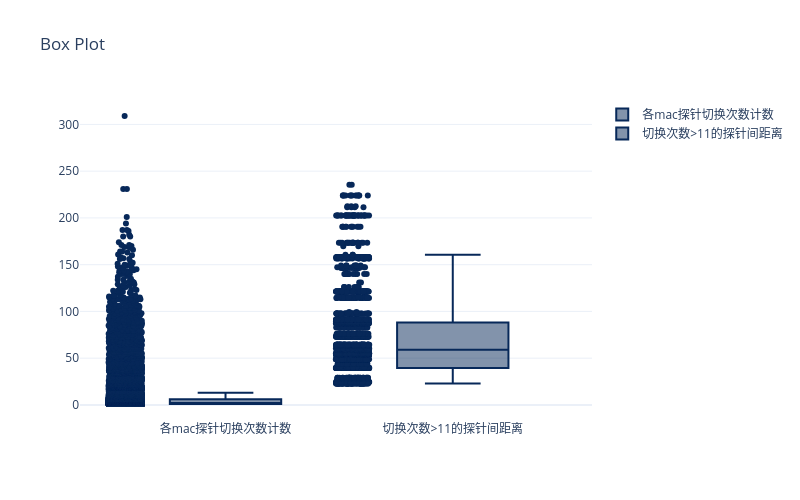

Notebook source saved alongside this figure:
### Code cell
#上限为11，当两个探针间切换次数超过11，则将这两个探针的轨迹视为跳动轨迹
#当之间距离>=160.5.9/88.04,则不视为跳动轨迹
myplot.Boxes([(df_count['count'],"各mac探针切换次数计数"),
              (df_count[df_count['count']>11].distance,'切换次数>11的探针间距离'),
              ])

### Figure 1 — Plotly figure (JSON) as saved in the notebook; plotly's stock layout.template omitted (floating-point values rounded to 4 significant figures; data arrays with more than 128 entries replaced by an {"elided": "..."} marker saying what was removed)
{"data": [{"boxpoints": "all", "jitter": 0.3, "line": {"color": "rgb(7,40,89)"}, "marker": {"color": "rgb(7,40,89)"}, "name": "各mac探针切换次数计数", "pointpos": -1.8, "type": "box", "y": {"elided": "14254 int values"}}, {"boxpoints": "all", "jitter": 0.3, "line": {"color": "rgb(7,40,89)"}, "marker": {"color": "rgb(7,40,89)"}, "name": "切换次数>11的探针间距离", "pointpos": -1.8, "type": "box", "y": {"elided": "2343 float values"}}], "layout": {"height": 500, "title": {"text": "Box Plot"}, "width": 800}}
